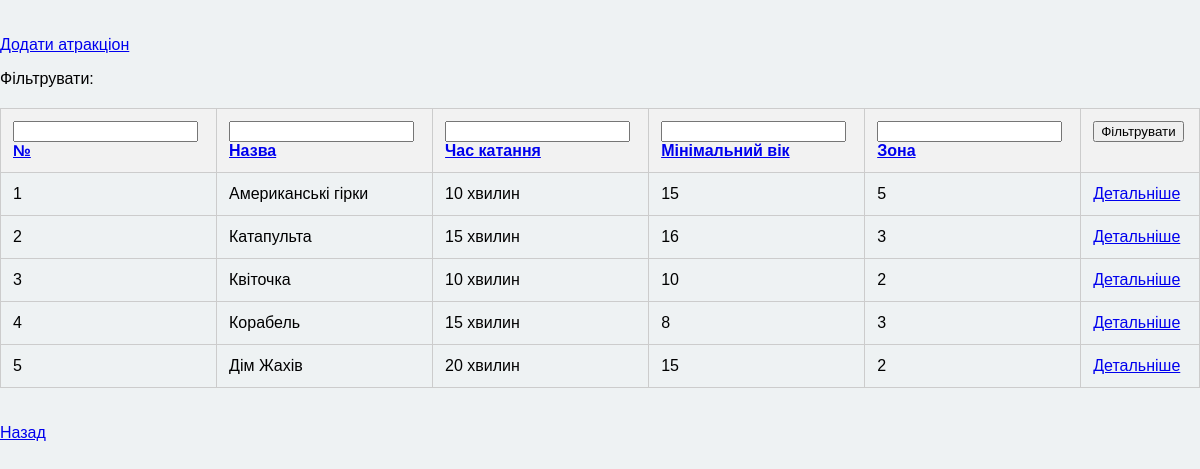
/my_administrator/attractions/, run on an earlier commit of the app's database.
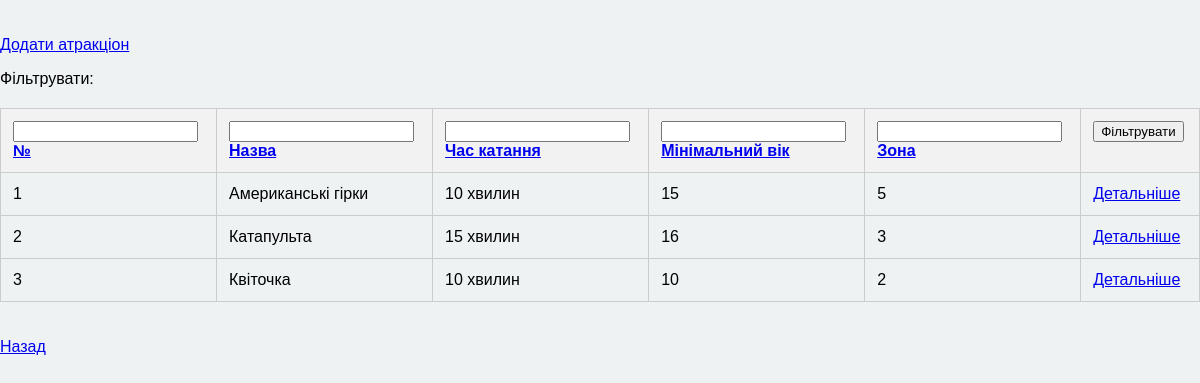
And on a later commit of the database.
### main/models.py (models this page shows, shortened)
class Attractions(models.Model):
    id = models.IntegerField("№", primary_key=True)
    time = models.CharField("Час катання", max_length=20)
    name = models.CharField("Назва атракціону", max_length=20)
    min_age = models.IntegerField("Мінімальний вік")
    zone = models.IntegerField("Зона розташування")

### my_administrator/views.py (the view, shortened to what this page needs)
# urls.py: path('attractions', views.show_attractions, name = "attractions")
def show_attractions(request):
    all_attractions = Attractions.objects.all()
    sort_field = request.GET.get("sort", "id")
    direction = request.GET.get("dir", "asc")
    if direction == 'desc':
        all_attractions = all_attractions.order_by(f"-{sort_field}")
    else:
        all_attractions = all_attractions.order_by(sort_field)
    return render(request, "my_administrator/attractions/show.html", {'all_attractions' : all_attractions, 'sort_field':sort_field, 'direction' : direction})

### my_administrator/templates/my_administrator/attractions/show.html (shortened to what this page needs)
{% extends "layout_admin.html" %}
{% block content %}
<br>
<br>
<a href="{% url 'add_attraction' %}">Додати атракціон</a>
<br>
<form method="post">
    <p>Фільтрувати:</p>
<table>
    <tr>
        <th><input name="filter_id" type="number"><br>
            <a href="?sort=id&dir={% if sort_field == 'id' and direction == 'asc' %}desc{% else %}asc{% endif %}">№</a>
        </th>
        <th>
            <input name="filter_name" type="text"><br>
            <a href="?sort=name&dir={% if sort_field == 'name' and direction == 'asc' %}desc{% else %}asc{% endif %}">Назва</a>
        </th>
        <th>
            <input name="filter_time" type="text"><br>
            <a href = "?sort=time&dir={% if sort_field == 'time' and direction == 'asc' %}desc{% else %}asc{% endif %}">Час катання</a>
        </th>
        <th>
            <input name="filter_min_age" type="number"><br>
            <a href = "?sort=min_age&dir={% if sort_field == 'min_age' and direction == 'asc' %}desc{% else %}asc{% endif %}">Мінімальний вік</a>
        </th>
        <th>
            <input name="filter_zone" type="number"><br>
            <a href = "?sort=zone&dir={% if sort_field == 'zone' and direction == 'asc' %}desc{% else %}asc{% endif %}">Зона</a>
        </th>
        <th><button type="submit">{% block b %}Фільтрувати{% endblock %}</button><br><br></th>
    </tr>
    {% for i in all_attractions %}
    <tr>
        <td>{{ i.id }}</td>
        <td>{{ i.name }}</td>
        <td>{{ i.time }}</td>
        <td>{{ i.min_age }}</td>
        <td>{{ i.zone }}</td>
        <td>
            <a href="{% url 'detail_view' i.id %}">Детальніше</a>
        </td>
     </tr>
    {% endfor %}
</table>
</form>
<br>
<br>
<a href=".">Назад</a>
<br>
{% endblock %}

What changed in the data, as far as the page shows it:
removed Attractions: id "4", name "Корабель", time "15 хвилин", min_age "8", zone "3"
removed Attractions: id "5", name "Дім Жахів", time "20 хвилин", min_age "15", zone "2"
